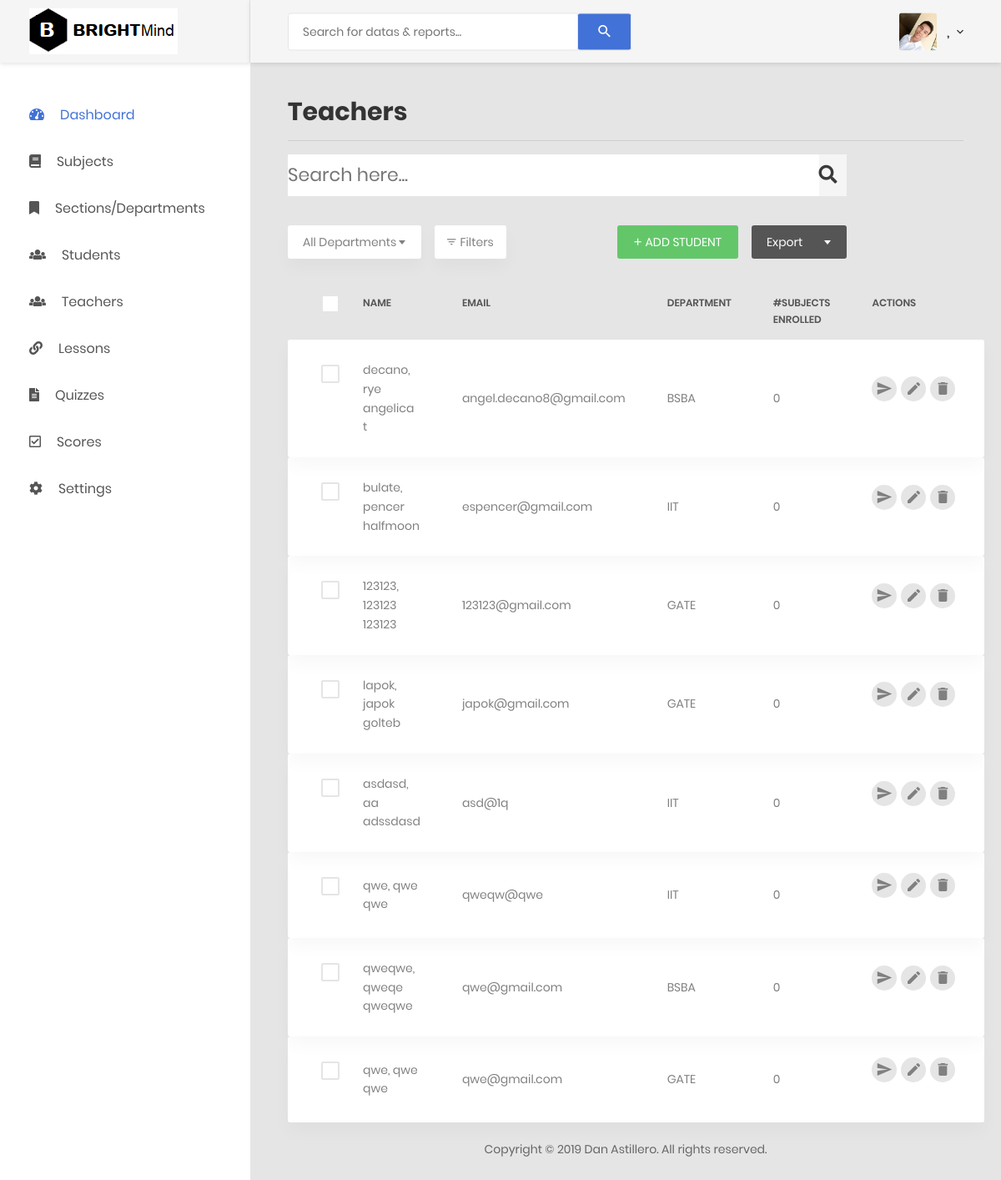
The page /adminteachers.php?addsubresult=success on the database as committed earlier.
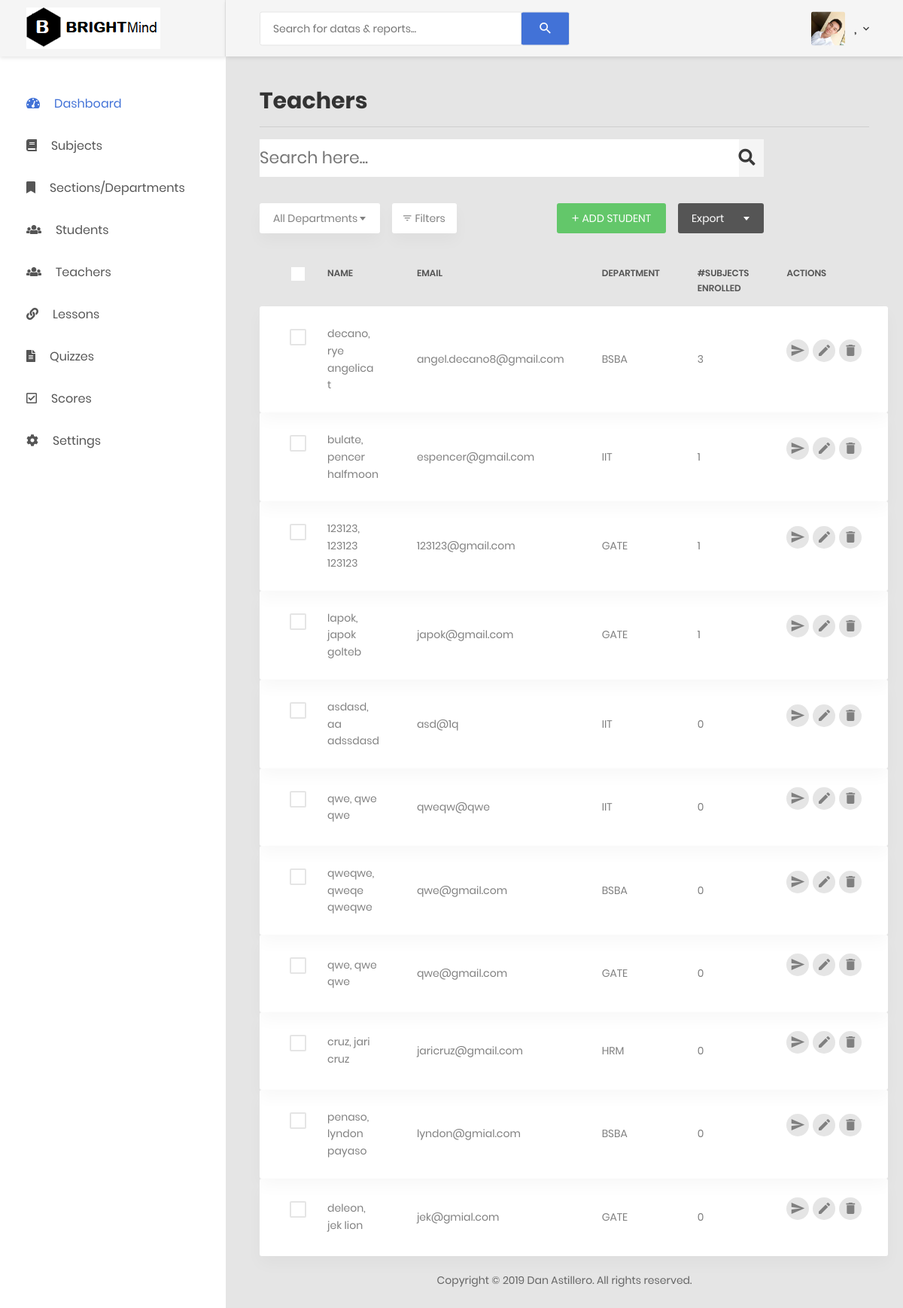
The same page on the database as committed later.
### tables this page shows
CREATE TABLE `teacherstbl` (
  `teachersid` int(10) NOT NULL,
  `email` varchar(100) NOT NULL,
  `password` varchar(100) NOT NULL,
  `fname` varchar(100) NOT NULL,
  `lname` varchar(100) NOT NULL,
  `mname` varchar(100) NOT NULL,
  `deptid` int(10) NOT NULL
);

### adminteachers.php (the view, shortened to what the changed rows need)
<!DOCTYPE html>
<html lang="en">
<head>
    <link href="css/font-face.css" rel="stylesheet" media="all">
    <link href="vendor/font-awesome-4.7/css/font-awesome.min.css" rel="stylesheet" media="all">
    <link href="vendor/font-awesome-5/css/fontawesome-all.min.css" rel="stylesheet" media="all">
    <link href="vendor/mdi-font/css/material-design-iconic-font.min.css" rel="stylesheet" media="all">
    <link href="vendor/bootstrap-4.1/bootstrap.min.css" rel="stylesheet" media="all">
    <link href="vendor/animsition/animsition.min.css" rel="stylesheet" media="all">
    <link href="vendor/bootstrap-progressbar/bootstrap-progressbar-3.3.4.min.css" rel="stylesheet" media="all">
    <link href="vendor/wow/animate.css" rel="stylesheet" media="all">
    <link href="vendor/css-hamburgers/hamburgers.min.css" rel="stylesheet" media="all">
    <link href="vendor/slick/slick.css" rel="stylesheet" media="all">
    <link href="vendor/select2/select2.min.css" rel="stylesheet" media="all">
    <link href="vendor/perfect-scrollbar/perfect-scrollbar.css" rel="stylesheet" media="all">
    <link href="css/theme.css" rel="stylesheet" media="all">
</head>
<body class="animsition">
    <div class="page-wrapper">
        <div class="page-container">
            <?php include("adminheader.php"); ?>
            <div class="main-content">
                <div class="section__content section__content--p30">
                    <div class="container-fluid">
                        <div>
                            <h2>Teachers</h2><hr/>
                        </div>
                        <div class="row">
                            <div class="col-md-10">
                                <div class="table-responsive table-responsive-data2">
                                  <table class="table table-data2">
                                        <thead>
                                            <tr>
                                                <th>
                                                    <label class="au-checkbox">
                                                        <span class="au-checkmark"></span>
                                                    </label>
                                                </th>
                                                <th>name</th>
                                                <th>email</th>
                                                <th>department</th>
                                                <th>#subjects enrolled</th>
                                                <th>Actions</th>
                                            </tr>
                                        </thead>
                                        <tbody id="response">
                                        <?php
                                        $sql="select teachersid, concat(lname, ', ', fname , ' ', mname) AS name, email, (SELECT departmentname from departmenttbl WHERE deptid=teacherstbl.deptid) AS departmentname, (SELECT count(subjectid) from teachersubjecttbl where teachersid=teacherstbl.teachersid) AS NoOfSubject FROM teacherstbl";
                                        $result=mysqli_query($con, $sql);
                                        if(mysqli_num_rows($result)){
                                        while($row = mysqli_fetch_array($result))
                                        {?>
                                            <tr class="tr-shadow">
                                                <td>
                                                    <label class="au-checkbox">
                                                        <span class="au-checkmark"></span>
                                                    </label>
                                                </td>
                                                <?php echo "<td>".$row['name']."</td>";?>
                                               <?php echo "<td>".$row['email']."</td>";?>
                                               <?php echo "<td>".$row['departmentname']."</td>";?>
                                                <?php echo "<td>".$row['NoOfSubject']."</td>";?>
                                                <td>
                                                    <div class="table-data-feature">
                                                        <button onclick="setmodalid(<?php echo $row['teachersid']; ?>)" class="item" data-toggle="modal" data-placement="top" title="Send Notification" type="button" data-target="#sendnotif">
                                                            <i class="zmdi zmdi-mail-send"></i>
                                                        </button>
                                                        <button type="button" onclick="editstudent(<?php echo $row['teachersid']; ?>)" class="item" data-placement="top" title="Edit"  data-toggle="modal" data-target="#add">
                                                            <i class="zmdi zmdi-edit"></i>
                                                        </button>
                                                        <a href="<?php echo "process2.php?deletestudent=1&id=".$row['teachersid'] ?>">
                                                        <button class="item" data-toggle="tooltip" data-placement="top" title="Delete">
                                                            <i class="zmdi zmdi-delete"></i>
                                                        </button>
                                                    </div>
                                                </td>
                                            </tr>
                                        <?php
                                        }
                                    }else{
                                        echo "<tr><td></td><td></td><td>No data Found</td><td></td><td></td><td></td>
                                        </tr>";
                                    }
                                    ?>
                                        </tbody>
                                    </table>
                                </div>
                            </div>
                        </div>
                    </div>
                </div>
                    </div>
        </div>
    </div>
</body>
</html>

Rows that differ between the two databases and show on the page:
computed for teacherstbl "angel.decano8@gmail.com": NoOfSubject "0" → "3"
computed for teacherstbl "espencer@gmail.com": NoOfSubject "0" → "1"
computed for teacherstbl "123123@gmail.com": NoOfSubject "0" → "1"
computed for teacherstbl "japok@gmail.com": NoOfSubject "0" → "1"
added teacherstbl: name "cruz, jari cruz", email "jaricruz@gmail.com", departmentname "HRM", NoOfSubject "0"
added teacherstbl: name "penaso, lyndon payaso", email "lyndon@gmial.com", departmentname "BSBA", NoOfSubject "0"
added teacherstbl: name "deleon, jek lion", email "jek@gmial.com", departmentname "GATE", NoOfSubject "0"
